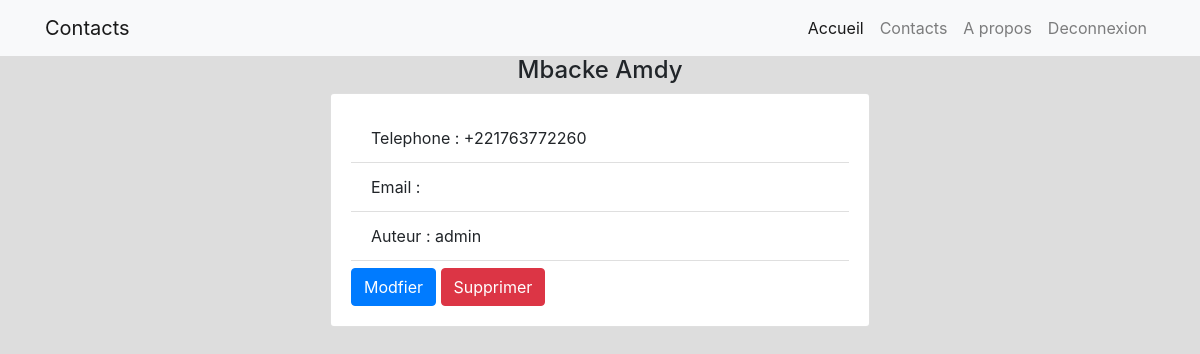
Before: /contacts/2/ (signed in) with the older database file.
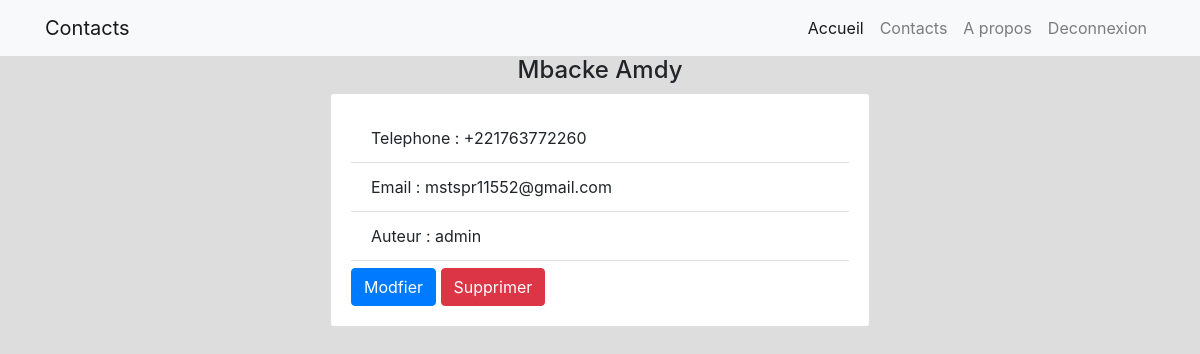
After: the same page with the newer database file.
### contacts/models.py (models this page shows)
class Contact(models.Model):
    nom = models.CharField(max_length=150)
    prenom = models.CharField(max_length=150)
    phone = models.CharField(max_length=150)
    email = models.EmailField(max_length=150, blank=True)
    auteur = models.ForeignKey(User, on_delete=models.CASCADE)
    drafted = models.BooleanField(default=False)
    def __str__(self):
        return f"{self.nom} {self.prenom}"

### contacts/views.py (the view)
# urls.py: path("contacts/<int:id>/", views.details_contact, name="details"),
@login_required(login_url="/login/")
def details_contact(request, id):
    contact = get_object_or_404(Contact, id=id)
    context = {"contact": contact}
    return render(request, "contacts/details_contact.html", context)

### templates/contacts/details_contact.html
{% extends 'base.html' %}
{% block titre %}
<h4 class="text-center">{{ contact }}</h4>
{% endblock %}
{% block contenu %}
<div class="row">
  <div class="col-md-6 m-auto">
    <div class="card card-body">
      <ul class="list-group list-group-flush">
        <li class="list-group-item">Telephone : {{ contact.phone }}</li>
        <li class="list-group-item">Email : {{ contact.email|default_if_none:"non renseigne" }}</li>
        <li class="list-group-item">Auteur : {{ contact.auteur }}</li>
      </ul>
      <div class="mt-2">
        <a href="{% url 'modifier' contact.id %}" class="btn btn-primary">Modfier</a>
        <a href="{% url 'supprimer' contact.id %}" class="btn btn-danger">Supprimer</a>
      </div>
    </div>
  </div>
</div>
{% endblock %}

Changed rows visible on the page:
changed Contact "Mbacke Amdy": email (not shown) → "mstspr11552@gmail.com"
